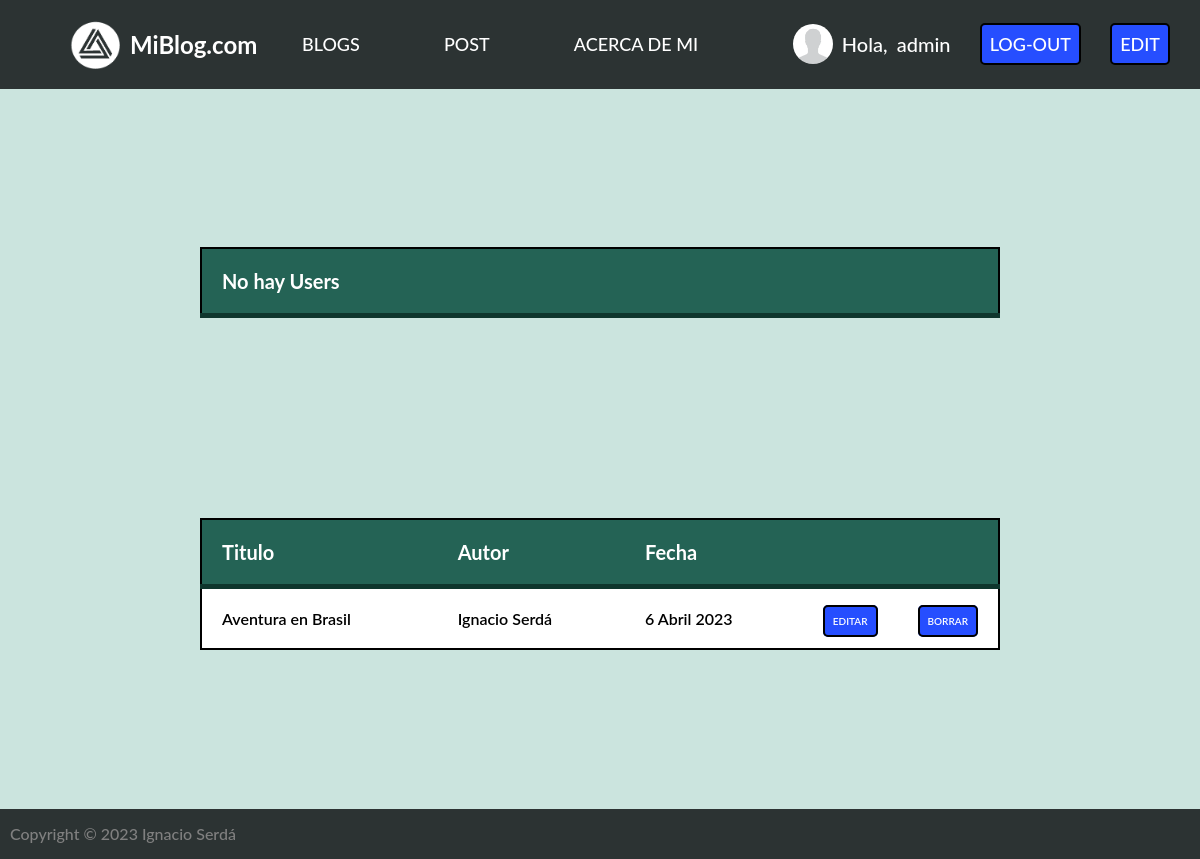
/eliminar-blogs/6 (signed in), run on the app's committed database.
### app1/models.py (models this page shows, shortened)
class Blog(models.Model):
    titulo = models.CharField(max_length=100)
    subtitulo=models.CharField(max_length=300)
    cuerpo=models.TextField()
    autor=models.CharField(max_length=50)
    fecha=models.DateField(auto_now_add=True)
    imagen=models.ImageField(upload_to="blog_imgs", null=True, blank=True)

### app1/views.py (the view)
# urls.py: path('eliminar-blogs/<id>', eliminar_blogs, name="ELIMINATE-BLOGS"),
def eliminar_blogs(request, id):
    blog=Blog.objects.get(id=id)
    blog.delete()
    users=User.objects.all()
    blogs=Blog.objects.all()
    contexto = {
        'blogs': blogs,
        'users': users[1::],
    }
    return render(request, 'app2/edit-panel.html', context=contexto)

### templates/app2/edit-panel.html
{% extends 'index.html' %}
{% block content %}
    <div class="tabla-content">
        <div class="tabla-user">
            <table>
                {% if users %}
                    <thead>
                        <tr>
                            <th>Usuario</th><th style="margin:0; padding: 0; width: 0;"></th><th style="margin:0; padding: 0; width: 0;"></th>
                        </tr>
                    </thead>
                    {% for user in users %}
                        {% if not user.is_superuser %}
                            <tr>
                                <td>{{user.username}}</td>
                                <td><a href="{% url 'EDIT-USER' user.id %}" class="btn">EDITAR</a></td>
                                <td><a href="{% url 'ELIMINATE-USERS' user.id %}" class="btn">BORRAR</a></td>
                            </tr>
                        {%endif%}
                    {% endfor %}
                {% else %}
                    <thead>
                        <tr>
                            <th>No hay Users</th>
                        </tr>
                    </thead>
                {% endif %}
            </table>
            <table style="margin-bottom: 0;">
                {% if blogs %}
                    <thead>
                        <tr>
                            <th>Titulo</th><th>Autor</th><th>Fecha</th><th style="margin:0; padding: 0; width: 0;"></th><th style="margin:0; padding: 0; width: 0;"></th>
                        </tr>
                    </thead>
                        {% for blog in blogs %}
                            <tr>
                                <td>{{blog.titulo}}</td>
                                <td>{{blog.autor}}</td>
                                <td>{{blog.fecha}}</td>
                                <td><a href="{% url 'EDIT-BLOG' blog.id %}" class="btn">EDITAR</a></td>
                                <td><a href="{% url 'ELIMINATE-BLOGS' blog.id %}" class="btn">BORRAR</a></td>
                            </tr>
                        {% endfor %}
                {% else %}
                    <thead>
                        <tr>
                            <th>No hay Blogs</th>
                        </tr>
                    </thead>
                {% endif %}
            </table>
        </div>
    </div>
{% endblock %}

### templates/index.html (shortened to what this page needs)
<!DOCTYPE html>
<html lang="es">
<head>
    {% load static %}
    <link href="{% static 'main.css' %}" rel="stylesheet" type="text/css">
</head>
<body>
    <header>
        <a href="{% url 'HOME' %}" class="logo">
            <img src="{% static 'img/logo-posta.png' %}" alt="logo">
            <h2 class="nombre-pag"> MiBlog.com </h2>
        </a>
        <nav>
            {% if user.is_authenticated  %}
                <a href="{% url 'BLOGS' %}" class="nav-link">BLOGS</a>
                <a href="{% url 'CREATION_BLOG' %}" class="nav-link">POST</a>
                <a href="{% url 'ABOUT_ME' %}" class="nav-link">ACERCA DE MI</a>
            {% else %}
                <a href="{% url 'LOGIN' %}" class="nav-link"> LOGIN</a>
                <a href="{% url 'REGISTER' %}" class="nav-link"> REGISTER</a>
            {% endif %}
        </nav>
        {% if user.is_authenticated %}
            <div class="inblock">
                {% if user.avatar.imagen.url  %}
                    <img src="{{user.avatar.imagen.url }}" alt="user" style="height: 40px; width: 40px; border-radius: 80%;">
                {% else %}
                    <img src="{% static 'img/non_profile.jpg' %}" alt="user" style="height: 40px; width: 40px; border-radius: 80%;">
                {% endif %}
                <p>Hola, </p>
                <a href="{% url 'PROFILE' %}" class="user">{{user}}</a>
                <a href="{% url 'LOGOUT' %}" class="btn" style="font-size: 18px;"> LOG-OUT</a>
                {% if user.is_superuser  %}
                    <a href="{% url 'EDIT-PANEL' %}" class="btn" style="font-size: 18px;"> EDIT</a>
                {% endif %}
            </div>
        {% endif %}
    </header>
    {% block content %}{% endblock %}
    <footer>
        <a class="footer-texto">
            <p> Copyright © 2023 Ignacio Serdá </p>
        </a>
    </footer>
</body>
</html>

### app1/static/main.css (style rules this page uses)
body { font-family: "Lato", -apple-system, BlinkMacSystemFont, "Segoe UI", Roboto, "Helvetica Neue", Arial, sans-serif, "Apple Color Emoji", "Segoe UI Emoji", "Segoe UI Symbol", "Noto Color Emoji"; margin:0; background-color: #CBE4DE; }
a { text-decoration: none; color: white; }
header { display: flex; min-height: 55px; background-color: #2C3333; justify-content: space-between; align-items: center; padding: 10px; }
.nombre-pag { margin-right: 30px; }
.logo { display: flex; align-items: center; }
.logo img { height: 50px; margin-right: 10px; margin-left: 60px; }
nav a { font-weight: 500; padding-right: 80px; font-size: 18px; }
.inblock img, .inblock a, .inblock p { display: inline-block; vertical-align: middle; font-weight: 500; font-size: 18px; }
.inblock a { margin-right: 20px; font-size: 20px; margin-left: 5px; }
.inblock p { font-size: 20px; margin-left: 5px; color: white; }
.btn { font-weight: 600; background-color: rgb(38, 78, 255); padding: 8px; text-align: center; border-radius: 5px; font-size: 10px; border: 2px solid black; cursor: pointer; }
footer { display: flex; height: 30px; background-color: #2C3333; justify-content: space-between; align-items: center; padding: 10px; }
.footer-texto { display: flex; align-items: center; color: grey; font-weight: 500; }
.footer-texto p { margin:0; }
.tabla-content { display: flex; justify-content: center; align-items: center; min-height: 720px; height: 100%; }
.tabla-user { margin: 100px; }
.tabla-user table { background-color: white; text-align: left; border-collapse: collapse; width: 800px; border: 2px solid black; margin-bottom: 200px; }
.tabla-user th, td { padding: 20px; }
.tabla-user thead th { font-size: 20px; }
.tabla-user tbody tr { font-weight: 600; }
.tabla-user thead { background-color: #246355; color:white; border-bottom: 5px solid #0F362D; }

### data on the page
Blog: titulo "Aventura en Brasil", autor "Ignacio Serdá", fecha "6 Abril 2023"

### other printed values
{{ user }} "admin"
